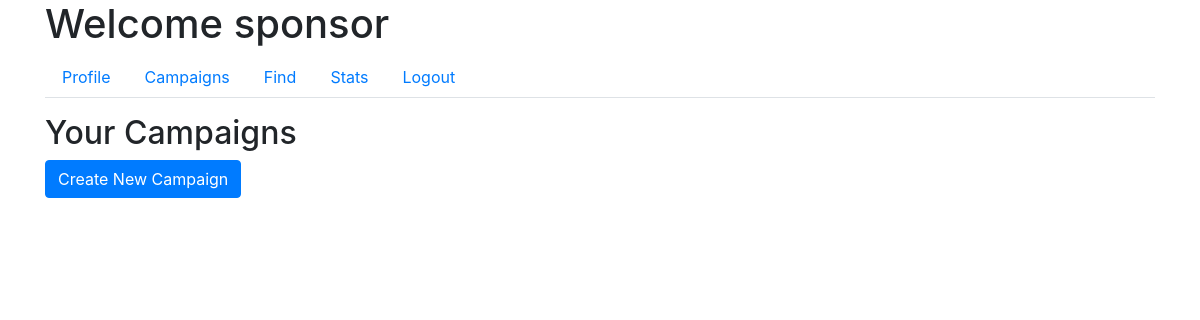
Page /sponsor/campaigns (signed in) on the earlier database version.
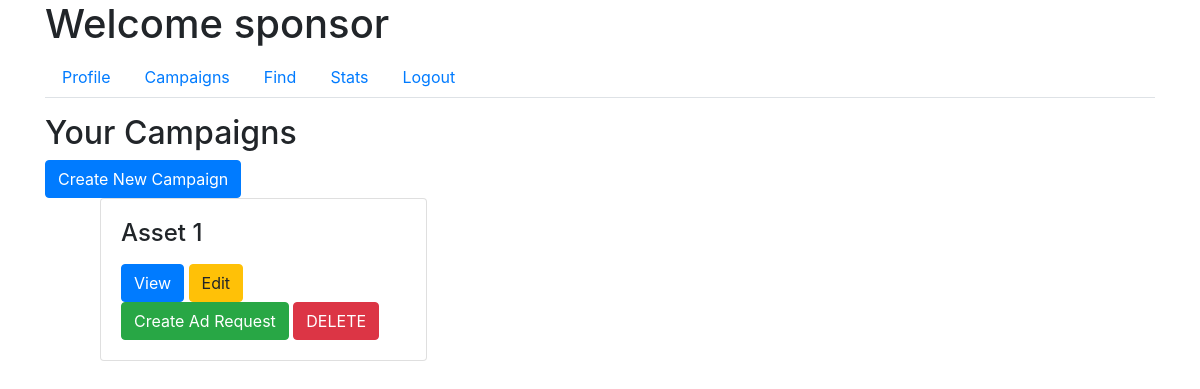
Same page on the later database version.
### app/models.py (models this page shows)
class Campaign(db.Model):
    id = db.Column(db.Integer, primary_key=True)
    name = db.Column(db.String(100), nullable=False)
    description = db.Column(db.Text, nullable=False)
    budget = db.Column(db.Float, nullable=False)
    visibility = db.Column(db.String(10), nullable=False)  # 'public', 'private'
    start_date = db.Column(db.Date, nullable=False)
    end_date = db.Column(db.Date, nullable=False)
    user_id = db.Column(db.Integer, db.ForeignKey('user.id'), nullable=False)
    ad_requests = db.relationship('AdRequest', backref='campaign', lazy=True)
    flag = db.Column(db.Boolean, default=False, nullable=False)  # Add flag column

### app/routes.py (the view)
@main.route('/sponsor/campaigns')
@login_required
def sponsor_campaigns():
    if current_user.role == 'sponsor':
        campaigns = Campaign.query.filter_by(user_id=current_user.id).all()
        return render_template('sponsor_campaigns.html', campaigns=campaigns)
    return redirect(url_for('main.home'))

### app/models.py (called while the page is built)
@login_manager.user_loader
def load_user(user_id):
    return User.query.get(int(user_id))

### app/templates/sponsor_campaigns.html (shortened to what this page needs)
{% extends "sponsor_dashboard.html" %}
{% block tab_content %}
<h2>Your Campaigns</h2>
<a href="{{ url_for('main.new_campaign') }}" class="btn btn-primary">Create New Campaign</a>
<ul>
    {% for campaign in campaigns %}
    <div class="col-md-4">
        <div class="request-box card">
            <div class="card-body">
                <h4 class="card-title">{{ campaign.name }}</h4>
                <button class="btn btn-primary" data-toggle="modal" data-target="#campaignModal" data-id="{{ campaign.id }}">View</button>
                <a href="{{ url_for('main.edit_campaign', id=campaign.id) }}" class="btn btn-warning">Edit</a>
                <a href="{{ url_for('main.new_ad_request', campaign_id=campaign.id) }}" class="btn btn-success">Create Ad Request</a>
                <a href="{{ url_for('main.delete_campaign', id=campaign.id) }}" class="btn btn-danger">DELETE</a>
            </div>
        </div>
    </div>
    {% endfor %}
</ul>
{% endblock %}

Differences in the rows shown:
added Campaign: name "Asset 1"
